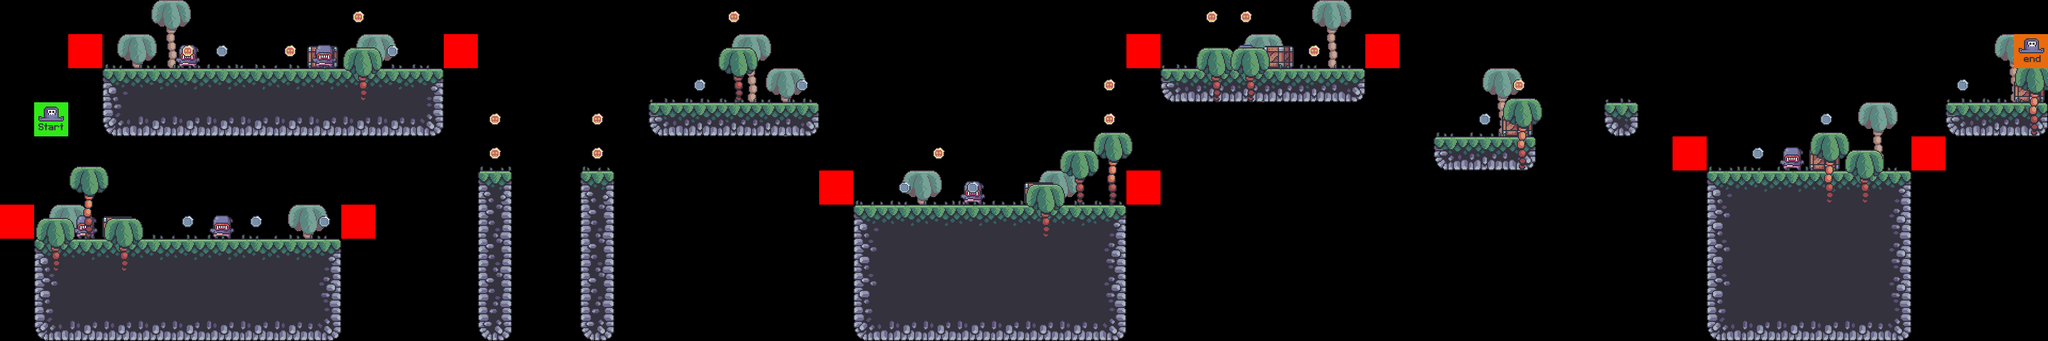

The image is a tile-based game level rendered from a .tmx file. Its description and source (layers, tilesets, objects; grid data summarised) follow:
An orthogonal 60x10 tile map with 64x64 px tiles, 9 tile layers (bg_palms, terrain, crate, grass, ...), 7 tilesets.

<map version="1.10" tiledversion="1.10.1" orientation="orthogonal" renderorder="right-down" width="60" height="10" tilewidth="64" tileheight="64" infinite="0" nextlayerid="10" nextobjectid="1">
 <editorsettings>
  <export target="../1/level_1.csv" format="csv" />
 </editorsettings>
 <tileset firstgid="1" source="../tilesets/Terrain.tsx" />
 <tileset firstgid="17" source="../tilesets/palms.tsx" />
 <tileset firstgid="20" source="../tilesets/coin_tiles.tsx" />
 <tileset firstgid="22" source="../tilesets/crates.tsx" />
 <tileset firstgid="23" source="../tilesets/grass_tiles.tsx" />
 <tileset firstgid="28" source="../tilesets/enemy_tiles.tsx" />
 <tileset firstgid="30" source="../tilesets/player_tiles.tsx" />
 <layer id="3" name="bg_palms" width="60" height="10">
  <data>[600 cells, 14 non-empty, 1 distinct tile ids]</data>
 </layer>
 <layer id="1" name="terrain" width="60" height="10">
  <data>[600 cells, 137 non-empty, 16 distinct tile ids]</data>
 </layer>
 <layer id="5" name="crate" width="60" height="10">
  <data>[600 cells, 8 non-empty, 1 distinct tile ids]</data>
 </layer>
 <layer id="6" name="grass" width="60" height="10">
  <data>[600 cells, 54 non-empty, 5 distinct tile ids]</data>
 </layer>
 <layer id="7" name="enemies" width="60" height="10">
  <data>[600 cells, 7 non-empty, 1 distinct tile ids]</data>
 </layer>
 <layer id="8" name="constraints" width="60" height="10">
  <data>[600 cells, 10 non-empty, 1 distinct tile ids]</data>
 </layer>
 <layer id="2" name="fg_palms" width="60" height="10">
  <data>[600 cells, 14 non-empty, 2 distinct tile ids]</data>
 </layer>
 <layer id="4" name="coins" width="60" height="10">
  <data>[600 cells, 28 non-empty, 2 distinct tile ids]</data>
 </layer>
 <layer id="9" name="player" width="60" height="10">
  <data>[600 cells, 2 non-empty, 2 distinct tile ids]</data>
 </layer>
</map>
